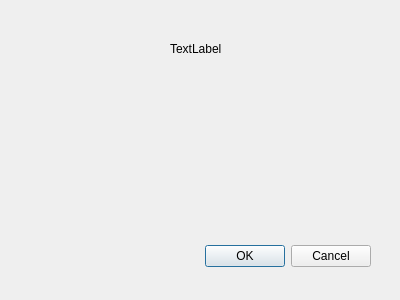
<?xml version="1.0" encoding="UTF-8"?>
<ui version="4.0">
 <class>Dialog</class>
 <widget class="QDialog" name="Dialog">
  <property name="geometry">
   <rect>
    <x>0</x>
    <y>0</y>
    <width>400</width>
    <height>300</height>
   </rect>
  </property>
  <property name="windowTitle">
   <string>Dialog</string>
  </property>
  <widget class="QDialogButtonBox" name="buttonBox">
   <property name="geometry">
    <rect>
     <x>30</x>
     <y>240</y>
     <width>341</width>
     <height>32</height>
    </rect>
   </property>
   <property name="orientation">
    <enum>Qt::Horizontal</enum>
   </property>
   <property name="standardButtons">
    <set>QDialogButtonBox::Cancel|QDialogButtonBox::Ok</set>
   </property>
  </widget>
  <widget class="QLabel" name="label">
   <property name="geometry">
    <rect>
     <x>170</x>
     <y>40</y>
     <width>54</width>
     <height>17</height>
    </rect>
   </property>
   <property name="text">
    <string>TextLabel</string>
   </property>
  </widget>
 </widget>
 <resources/>
 <connections>
  <connection>
   <sender>buttonBox</sender>
   <signal>accepted()</signal>
   <receiver>Dialog</receiver>
   <slot>accept()</slot>
   <hints>
    <hint type="sourcelabel">
     <x>248</x>
     <y>254</y>
    </hint>
    <hint type="destinationlabel">
     <x>157</x>
     <y>274</y>
    </hint>
   </hints>
  </connection>
  <connection>
   <sender>buttonBox</sender>
   <signal>rejected()</signal>
   <receiver>Dialog</receiver>
   <slot>reject()</slot>
   <hints>
    <hint type="sourcelabel">
     <x>316</x>
     <y>260</y>
    </hint>
    <hint type="destinationlabel">
     <x>286</x>
     <y>274</y>
    </hint>
   </hints>
  </connection>
 </connections>
</ui>
